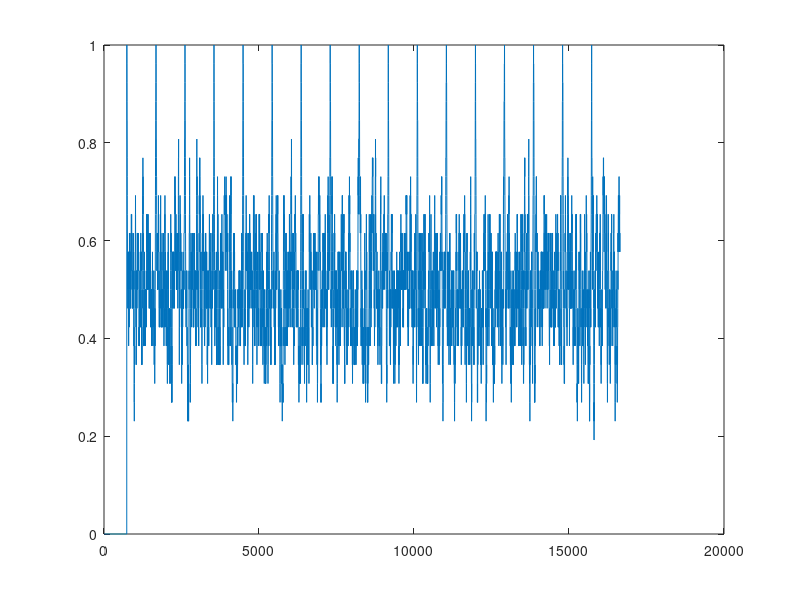

MATLAB code for this plot: (Note: this script raises an error after producing the figure.)
%% Task 1
clear; clc; close all;

Bit_Stream = importdata('Matlab_L3_8.mat');
Header = [1 1 1 1 1 1 1 1 1 1 1 1 1 1 1 1 1 1 1 1 1 1 1 1 1 1];

Res_correlation_sz = length(Bit_Stream)-length(Header);

Res_correlation(1:Res_correlation_sz) = 0;

is_first = false;
Start_Of_Frame_Positions(1:18) = 0;
Start_Of_Frame_Position = 0;
Number_Of_Frame = 0;

for itter = 735 : Res_correlation_sz

    Res_correlation(itter) = sum(Header.* Bit_Stream(itter + 1:itter+length(Header)))/length(Header);

    if (~is_first) && (Res_correlation(itter) == 1)
        Start_Of_Frame_Position = itter + 1;
        is_first = true;
        Number_Of_Frame = Number_Of_Frame + 1;
    elseif (Res_correlation(itter) == 1) && (Res_correlation(itter - 1) ~= 1)
        Number_Of_Frame = Number_Of_Frame + 1;
        Start_Of_Frame_Positions(Number_Of_Frame) = itter + 1;
    end
end

Size_Of_Data = Start_Of_Frame_Positions(3) - Start_Of_Frame_Positions(2) - length(Header);

figure;
title("Correlation analysis");
plot(Res_correlation);

savefig('Frame_Corr.fig');
save('Frame_search.mat', "Start_Of_Frame_Position", "Number_Of_Frame");

%% Task 2

Register = [1 0 0 1 0 1 0];

PN_seq = Scrambler(Register, 127*10);

Rand_bit_seq = randi([0, 1], 1, 127*10);

Autocor_PN = Autocor(PN_seq);
Autocor_rand = Autocor(Rand_bit_seq);

Time_Scale_ACF = linspace(-round(length(Autocor_PN)/2),round(length(Autocor_PN)/2), length(Autocor_PN));

figure;
plot(Time_Scale_ACF, Autocor_PN);
title("AutoCorrelation function of PN-seq");
savefig('ACF_Srambler.fig');

itter_splash = 1;
splash_indx(1 : length(Autocor_PN)) = 0;
average_seq = sum(Autocor_PN, 2)/length(Autocor_PN);
for itter_seq = 1 : length(Autocor_PN)
    if (Autocor_PN(itter_seq) > 1.5*average_seq)
        splash_indx(itter_splash) = itter_seq;
        itter_splash = itter_splash + 1;
    end
end

% Finding the PN-sequence period based on the results 
% of autocorrelation function. 

itter_splash = itter_splash + 1;
splash_indx(itter_splash:end) = [];

period_splash(1 : (length(splash_indx) - 1)) = 0;

for itter = 2 : length(period_splash)
    period_splash(itter - 1) = splash_indx(itter) - splash_indx(itter - 1);
end
period_splash(itter) = splash_indx(itter) - splash_indx(itter - 1);

PN_Period = sum(period_splash, 2)/length(period_splash);

%% Task 2.1

for itter = 0 : length(Register) - 4

    Register(itter + 1) = [];

    PN_seq_itter = Scrambler(Register, 1e3);
    Autocor_itter = Autocor(PN_seq_itter);

    Time_Scale_ACF = linspace(-round(length(Autocor_itter)/2),round(length(Autocor_itter)/2), length(Autocor_itter));
    
    subplot(4,1, itter + 1);
    plot(Time_Scale_ACF, Autocor_itter);
end
